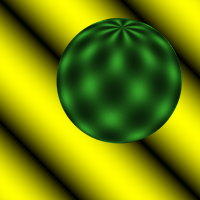
%> input picture sphere.1.bmp, 200 x 200 px; the run also reads 1 picture not shown here
$ octave --eval "result = HS;"   (GNU Octave 9; MATLAB toolbox functions it lacks are replaced by stand-ins)
%> lines starting %> are read from the running program, lines starting %| are printed output that depends on the picture
function [u, v] = HS(im1, im2, alpha, ite, uInitial, vInitial, displayFlow, displayImg)
% Horn-Schunck optical flow method
% Horn, B.K.P., and Schunck, B.G., Determining Optical Flow, AI(17), No.
% 1-3, August 1981, pp. 185-203 http://dspace.mit.edu/handle/1721.1/6337
%
% Usage:
% [u, v] = HS(im1, im2, alpha, ite, uInitial, vInitial, displayFlow)
% For an example, run this file from the menu Debug->Run or press (F5)
%
% -im1,im2 : two subsequent frames or images.
% -alpha : a parameter that reflects the influence of the smoothness term.
% -ite : number of iterations.
% -uInitial, vInitial : initial values for the flow. If available, the
% flow would converge faster and hence would need less iterations ; default is zero.
% -displayFlow : 1 for display, 0 for no display ; default is 1.
% -displayImg : specify the image on which the flow would appear ( use an
% empty matrix "[]" for no image. )
%
% Author: Mohd Kharbat at Cranfield Defence and Security
% mkharbat(at)ieee(dot)org , http://mohd.kharbat.com
% Published under a Creative Commons Attribution-Non-Commercial-Share Alike
% 3.0 Unported Licence http://creativecommons.org/licenses/by-nc-sa/3.0/
%
% October 2008
% Rev: Jan 2009

%% Default parameters
if nargin<1 || nargin<2
       im1=imread('sphere.1.bmp');
%> im1 is the input picture: size 200x200x3 uint8; mean R, G, B 117.1, 134, 5.8
       im2=imread('sphere.2.bmp');
% [4 lines of commented-out code are left out]
end
if nargin<3
    alpha=1;
end
if nargin<4
    ite=100;
end
if nargin<5 || nargin<6
    uInitial = zeros(size(im1(:,:,1)));
%> uInitial: size 200x200 double; every value is 0
    vInitial = zeros(size(im2(:,:,1)));
    size(uInitial)
%> ans = [200 200]
elseif size(uInitial,1) ==0 || size(vInitial,1)==0
    uInitial = zeros(size(im1(:,:,1)));
    vInitial = zeros(size(im2(:,:,1)));
end
if nargin<7
    displayFlow=1;
end
if size(size(im1),2)==3
    im1=rgb2gray(im1);
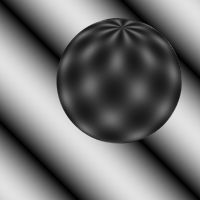
%> im1: size 200x200 uint8; min 0, max 225, mean 114.4
end
if nargin<8
    displayImg=im1;
end

%% Convert images to grayscale
if size(size(im1),2)==3
    im1=rgb2gray(im1);
end
if size(size(im2),2)==3
    im2=rgb2gray(im2);
%> im2: size 200x200 uint8
end


im1=double(im1);
%> im1: size 200x200 double
im2=double(im2);
%> im2: size 200x200 double

im1=smoothImg(im1,1);
im2=smoothImg(im2,1);

disp(im1(101,101))

tic;

%%
% Set initial value for the flow vectors
u = uInitial;
v = vInitial;

% Estimate spatiotemporal derivatives
[fx, fy, ft] = computeDerivatives(im1, im2);

% Averaging kernel
kernel_1=[1/12 1/6 1/12;1/6 0 1/6;1/12 1/6 1/12];

% Iterations
for i=1:ite
    % Compute local averages of the flow vectors
    uAvg=conv2(u,kernel_1,'same');
    vAvg=conv2(v,kernel_1,'same');
    % Compute flow vectors constrained by its local average and the optical flow constraints
    u= uAvg - ( fx .* ( ( fx .* uAvg ) + ( fy .* vAvg ) + ft ) ) ./ ( alpha^2 + fx.^2 + fy.^2);
    v= vAvg - ( fy .* ( ( fx .* uAvg ) + ( fy .* vAvg ) + ft ) ) ./ ( alpha^2 + fx.^2 + fy.^2);
    fx(101,101)
    fy(101,101)
    ft(101,101)
    im1(101,101)
    im2(101,101)
end

u(isnan(u))=0;
v(isnan(v))=0;

%% Plotting
if displayFlow==1
    plotFlow(u, v, displayImg, 5, 5);
end


function smoothedImg=smoothImg(img,segma)
%> called with segma = 1
% Convolving an image with a Gaussian kernel.

% The degree of smoothing is determined by the Gaussian's standard
% deviation 'segma'. The Gaussian outputs a 'weighted average' of each
% pixel's neighborhood, with the average weighted more towards the value of
% the central pixels. The larger the standard deviation, the less weight
% towards the central pixels and more weight towards the pixels away, hence
% heavier blurring effect and less details in the output image.
%
% Author: Mohd Kharbat at Cranfield Defence and Security
% mkharbat(at)ieee(dot)org , http://mohd.kharbat.com
% Published under a Creative Commons Attribution-Non-Commercial-Share Alike
% 3.0 Unported Licence http://creativecommons.org/licenses/by-nc-sa/3.0/
%
% October 2008

if nargin<2
    segma=1;
end

G=gaussFilter(segma);
smoothedImg=conv2(img,G,'same');
smoothedImg=conv2(smoothedImg,G','same');
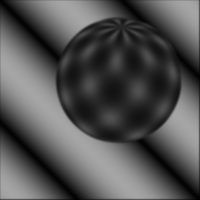
%> smoothedImg: size 200x200 double; min 0.342, max 165.2, mean 83.2
%| 37.007

function G=gaussFilter(segma,kSize)
% Creates a 1-D Gaussian kernel of a standard deviation 'segma' and a size
% of 'kSize'.
%
% In theory, the Gaussian distribution is non-zero everywhere. In practice,
% it's effectively zero at places further away from about three standard
% deviations. Hence the reason why the kernel is suggested to be truncated
% at that point.
%
% The 2D Gaussian filter is a complete circular symmetric operator. It can be
% seperated into x and y components. The 2D convolution can be performed by
% first convolving with 1D Gaussian in the x direction and the same in the
% y direction.
%
% Author: Mohd Kharbat at Cranfield Defence and Security
% mkharbat(at)ieee(dot)org , http://mohd.kharbat.com
% Published under a Creative Commons Attribution-Non-Commercial-Share Alike
% 3.0 Unported Licence http://creativecommons.org/licenses/by-nc-sa/3.0/
%
% October 2008

if nargin<1
    segma=1;
end
if nargin<2
    kSize=2*(segma*3);
end

x=-(kSize/2):(1+1/kSize):(kSize/2);
G=(1/(sqrt(2*pi)*segma)) * exp (-(x.^2)/(2*segma^2));

function [fx, fy, ft] = computeDerivatives(im1, im2)

if size(im2,1)==0
    im2=zeros(size(im1));
end

% Horn-Schunck original method
fx = conv2(im1,0.25* [-1 1; -1 1],'same') + conv2(im2, 0.25*[-1 1; -1 1],'same');
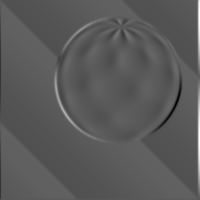
%> fx: size 200x200 double; min -47.55, max 88.45, mean 0.5; drawn with min black and max white
fy = conv2(im1, 0.25*[-1 -1; 1 1], 'same') + conv2(im2, 0.25*[-1 -1; 1 1], 'same');
% ft = conv2(im1, 0.25*ones(2),'same') + conv2(im2, -0.25*ones(2),'same');
ft = im1 - im2;
%> the loop in HS, `for i=1:ite` made 100 passes
%> pass 1, in HS, `v= vAvg - ( fy .* ( ( fx .* uAvg ) + ( fy .* vAvg ) + ft ) ) ./ ( alph..`:
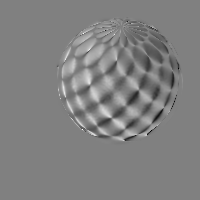
%> v: size 200x200 double; min -2.09, max 2.07, mean 0.00851; drawn with min black and max white
% [10 lines of commented-out code are left out]

function plotFlow(u, v, imgOriginal, rSize, scale)
%> called with rSize = 5, scale = 5
% Creates a quiver plot that displays the optical flow vectors on the
% original first frame (if provided). See the MATLAB Function Reference for
% "quiver" for more info.
%
% Usage:
% plotFlow(u, v, imgOriginal, rSize, scale)
%
% u and v are the horizontal and vertical optical flow vectors,
% respectively. imgOriginal, if supplied, is the first frame on which the
% flow vectors would be plotted. use an empty matrix '[]' for no image.
% rSize is the size of the region in which one vector is visible. scale
% over-rules the auto scaling.
%
% Author: Mohd Kharbat at Cranfield Defence and Security
% mkharbat(at)ieee(dot)org , http://mohd.kharbat.com
% Published under a Creative Commons Attribution-Non-Commercial-Share Alike
% 3.0 Unported Licence http://creativecommons.org/licenses/by-nc-sa/3.0/
%
% October 2008
% Rev: Jan 2009

figure();

if nargin>2
    if sum(sum(imgOriginal))~=0
        imshow(imgOriginal,[0 255]);
        hold on;
    end
end
if nargin<4
    rSize=5;
end
if nargin<5
    scale=3;
end

% Enhance the quiver plot visually by showing one vector per region
for i=1:size(u,1)
    for j=1:size(u,2)
        if floor(i/rSize)~=i/rSize || floor(j/rSize)~=j/rSize
            u(i,j)=0;
            v(i,j)=0;
        end
    end
end
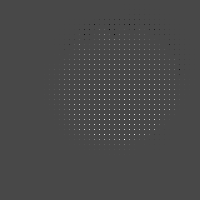
%> u: size 200x200 double; min -1.15, max 2.91, mean 0.016; drawn with min black and max white
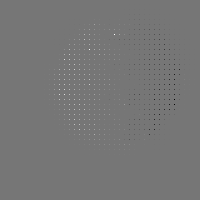
%> v: size 200x200 double; min -1.96, max 2.27, mean 0.0012; drawn with min black and max white
%> `result = HS;`:
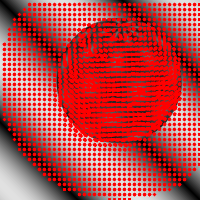
%> figure redrawn from the program's plot data
quiver(u, v, scale, 'color', 'r', 'linewidth', 2);
set(gca,'YDir','reverse');
